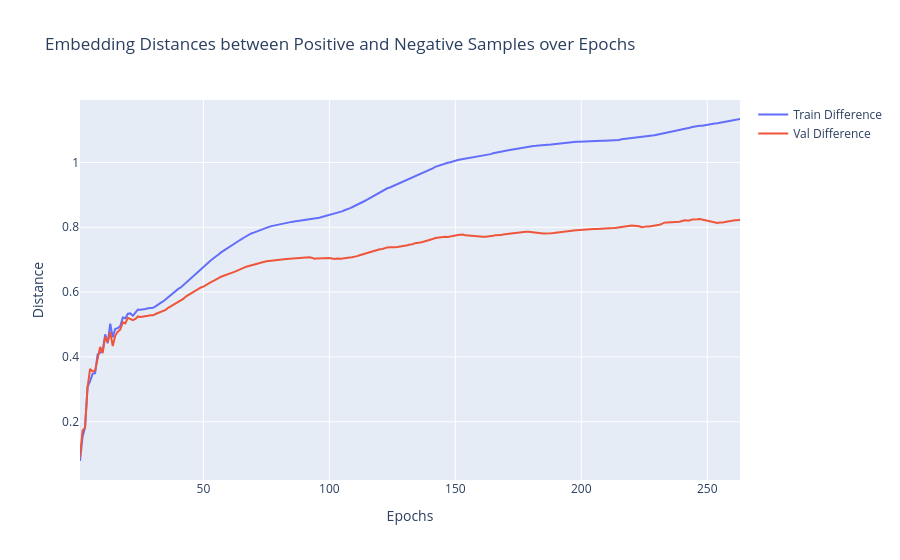

Notebook cell for this chart:
### Code cell
fig = go.Figure()
fig.add_trace(go.Scatter(x=epochs, y=train_dists_mean[:, 2], mode="lines", name="Train Difference"))
fig.add_trace(go.Scatter(x=epochs, y=val_dists_mean[:, 2], mode="lines", name="Val Difference"))

fig.update_layout(
    title="Embedding Distances between Positive and Negative Samples over Epochs",
    xaxis_title="Epochs",
    yaxis_title="Distance",
    hovermode="x unified",
)

fig.show()

### Figure 1 — Plotly figure (JSON) as saved in the notebook; plotly's stock layout.template omitted (floating-point values rounded to 4 significant figures; data arrays with more than 128 entries replaced by an {"elided": "..."} marker saying what was removed)
{"data": [{"mode": "lines", "name": "Train Difference", "type": "scatter", "x": {"elided": "263 int values"}, "y": {"elided": "263 float values"}}, {"mode": "lines", "name": "Val Difference", "type": "scatter", "x": {"elided": "263 int values"}, "y": {"elided": "263 float values"}}], "layout": {"hovermode": "x unified", "title": {"text": "Embedding Distances between Positive and Negative Samples over Epochs"}, "xaxis": {"title": {"text": "Epochs"}}, "yaxis": {"title": {"text": "Distance"}}}}
